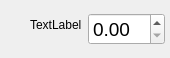
<?xml version="1.0" encoding="UTF-8"?>
<ui version="4.0">
 <class>Form</class>
 <widget class="QWidget" name="Form">
  <property name="geometry">
   <rect>
    <x>0</x>
    <y>0</y>
    <width>170</width>
    <height>58</height>
   </rect>
  </property>
  <property name="maximumSize">
   <size>
    <width>720</width>
    <height>160</height>
   </size>
  </property>
  <property name="windowTitle">
   <string>Form</string>
  </property>
  <layout class="QVBoxLayout" name="verticalLayout">
   <property name="sizeConstraint">
    <enum>QLayout::SetDefaultConstraint</enum>
   </property>
   <item>
    <layout class="QFormLayout" name="formLayout">
     <property name="sizeConstraint">
      <enum>QLayout::SetMinAndMaxSize</enum>
     </property>
     <property name="fieldGrowthPolicy">
      <enum>QFormLayout::FieldsStayAtSizeHint</enum>
     </property>
     <property name="formAlignment">
      <set>Qt::AlignRight|Qt::AlignTrailing|Qt::AlignVCenter</set>
     </property>
     <item row="1" column="1">
      <widget class="QDoubleSpinBox" name="spinLevel">
       <property name="font">
        <font>
         <pointsize>14</pointsize>
        </font>
       </property>
       <property name="keyboardTracking">
        <bool>false</bool>
       </property>
       <property name="decimals">
        <number>2</number>
       </property>
       <property name="singleStep">
        <double>0.010000000000000</double>
       </property>
      </widget>
     </item>
     <item row="1" column="0">
      <widget class="QLabel" name="title">
       <property name="text">
        <string>TextLabel</string>
       </property>
      </widget>
     </item>
    </layout>
   </item>
  </layout>
 </widget>
 <resources/>
 <connections/>
</ui>
